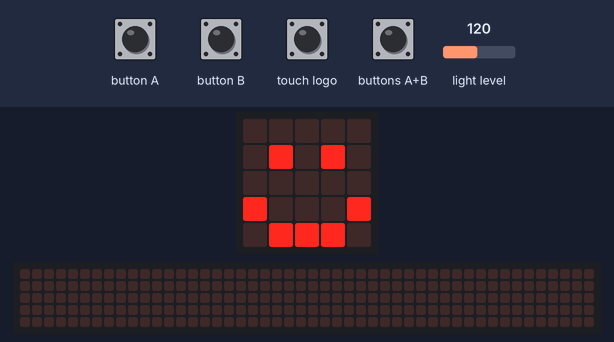
Simulated run of this program. Board: BBC micro:bit (MakeCode). Parts: the board's 5×5 LED display, a strip that is not on the board, showing the scrolling text unrolled. The inputs (shaded band) are chosen by the test bench; at power-on: light level 120. The 48×5 strip is a reading aid, not a part: it shows the text the display is scrolling, unrolled, one strip-width of it at a time.

Above: at 0.1 s.
1.9 s: button B pressed for 0.15 s
At 2.2 s:
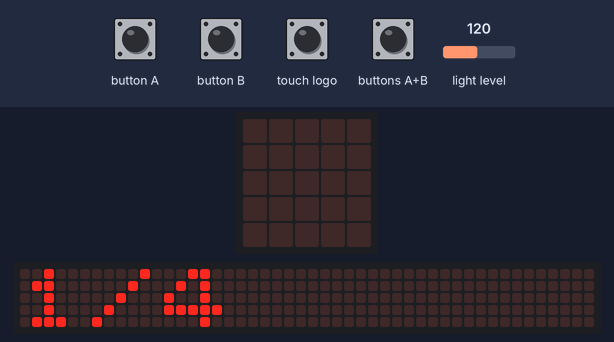
2.6 s: light level set to 250
At 2.87 s:
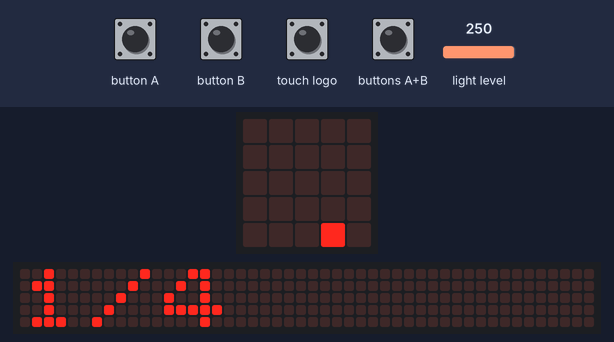
4.6 s: button A pressed for 0.15 s
5.3 s: light level set to 5
At 7.1 s:
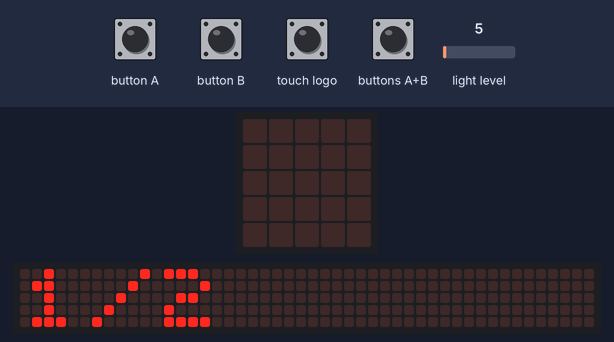
8.3 s: buttons A+B pressed for 0.15 s
At 10.7 s:
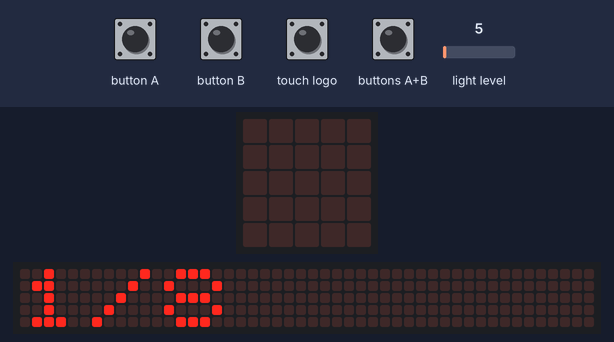
11.4 s: light level set to 250
At 14.2 s:
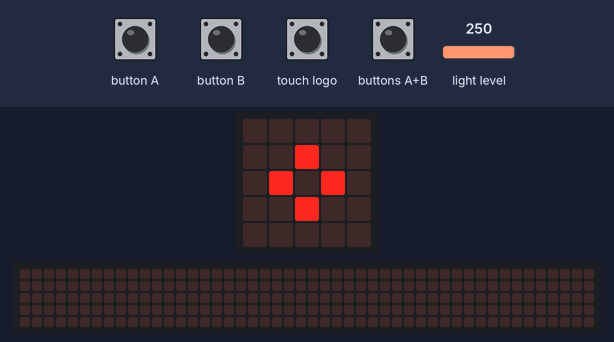
Timing chart, 0 to 14.4 s (numbered marks = the images above; inputs shaded):
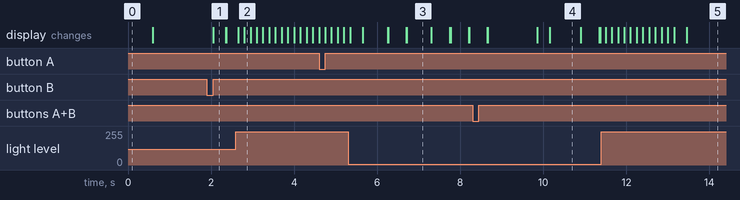

The program:

main.ts
```typescript
// Pulsando logo, se activa 1/16 hora
input.onLogoEvent(TouchButtonEvent.Pressed, function () {
    // 1/16 hora = 3.75 min = 3.75*60*1000
    Hora = 225000
    basic.showString("1/16")
})
input.onButtonPressed(Button.A, function () {
    // 1/2 hora = 30 min = 30*60*1000
    Hora = 1800000
    basic.showString("1/2")
})
input.onButtonPressed(Button.AB, function () {
    // 1/8 hora = 7.5 min = 7.5*60*1000
    Hora = 450000
    basic.showString("1/8")
})
input.onButtonPressed(Button.B, function () {
    // 1/4 hora = 15 min = 15*60*1000
    Hora = 900000
    basic.showString("1/4")
})
let Tiempo = 0
let Iniciar = false
let lectura = 0
let Hora = 0
let Luz = 200
let Tolerancia = 20
// Valor por defecto: 1/2 hora (30 min en ms)
Hora = 1800000
// Mostrar icono al iniciar
basic.showIcon(IconNames.Happy)
basic.forever(function () {
    lectura = input.lightLevel()
    if (lectura > Luz + Tolerancia) {
        if (!(Iniciar)) {
            Tiempo = 0
            Iniciar = true
            basic.showIcon(IconNames.SmallDiamond)
        } else {
            Tiempo += 1000
            basic.pause(1000)
        }
    } else {
        Iniciar = false
        basic.clearScreen()
    }
    if (Tiempo >= Hora) {
        basic.showIcon(IconNames.Yes)
        music.playMelody("C D E F G A B C5 ", 120)
        Iniciar = false
        Tiempo = 0
    }
})
```

test.ts
```typescript
// aquí va el archivo "tests"; esto no se compilará cuando este paquete se utilice como una extensión.
```

Measured:
- after the input at 1.9 s, the display: changes after 0.15 s (image 1)
- after the input at 11.4 s, the display: first changes after 0.10 s (image 5 shows a later state)
- what the display in image 3 shows lasts 0.6 s, from 6.7 s to 7.3 s
- what the display in image 4 shows lasts 0.7 s, from 10.2 s to 10.9 s
